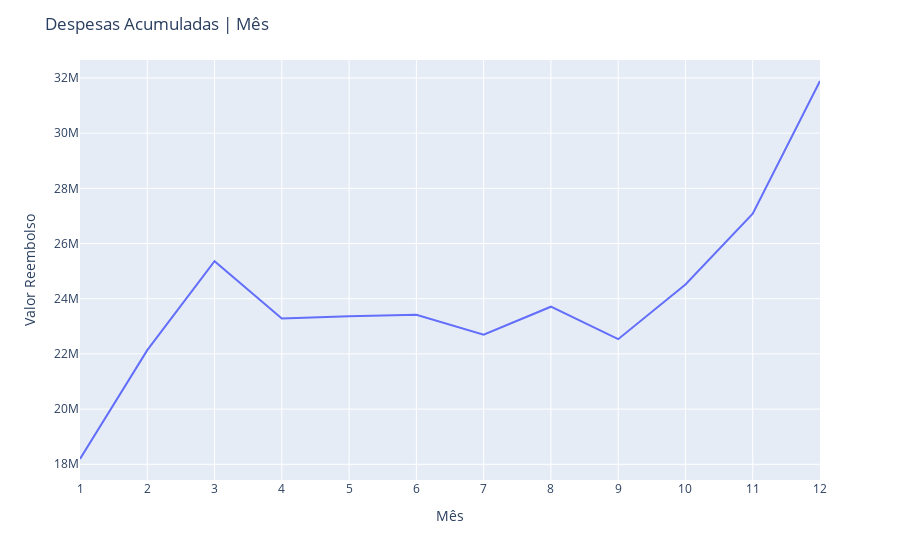

The notebook cell this image was saved under:
### Code cell
#Verificar possiveis sazonalidades no mês

df_month = df.groupby('MES',as_index=False).sum()[['MES','VALOR_REEMBOLSADO']]
df_month

fig = px.line(x=df_month['MES'], y=df_month['VALOR_REEMBOLSADO'])
fig.update_layout(title='Despesas Acumuladas | Mês')
fig.update_xaxes(title='Mês',dtick=1)
fig.update_yaxes(title='Valor Reembolso')

fig.show()

##Os ultimos meses costumam ser os com mais despesas.

### Figure 1 — Plotly figure (JSON) as saved in the notebook; plotly's stock layout.template omitted (floating-point values rounded to 4 significant figures)
{"data": [{"hovertemplate": "x=%{x}<br>y=%{y}<extra></extra>", "legendgroup": "", "line": {"color": "#636efa", "dash": "solid"}, "mode": "lines", "name": "", "orientation": "v", "showlegend": false, "type": "scatter", "x": [1, 2, 3, 4, 5, 6, 7, 8, 9, 10, 11, 12], "xaxis": "x", "y": [18190000.0, 22130000.0, 25360000.0, 23280000.0, 23360000.0, 23420000.0, 22700000.0, 23710000.0, 22530000.0, 24520000.0, 27080000.0, 31890000.0], "yaxis": "y"}], "layout": {"legend": {"tracegroupgap": 0}, "margin": {"t": 60}, "title": {"text": "Despesas Acumuladas | Mês"}, "xaxis": {"anchor": "y", "domain": [0, 1], "dtick": 1, "title": {"text": "Mês"}}, "yaxis": {"anchor": "x", "domain": [0, 1], "title": {"text": "Valor Reembolso"}}}}
